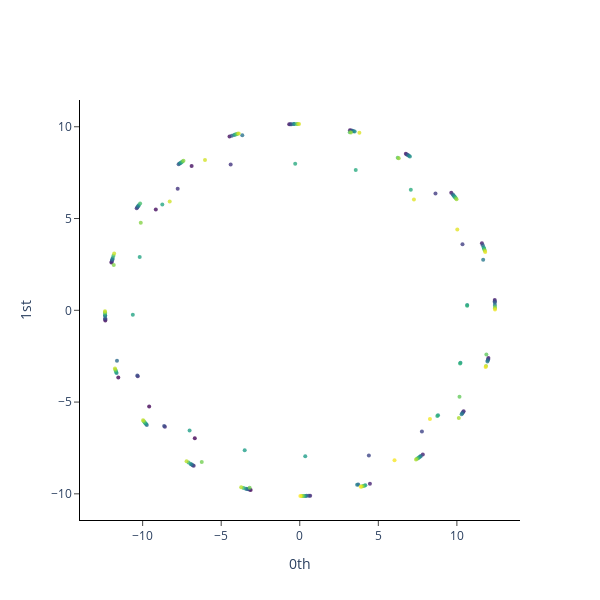

Notebook cell for this chart:
### Code cell
plot_point_cloud(plot_cloud)

### Figure 1 — Plotly figure (JSON) as saved in the notebook; plotly's stock layout.template omitted (floating-point values rounded to 4 significant figures; data arrays with more than 128 entries replaced by an {"elided": "..."} marker saying what was removed)
{"data": [{"marker": {"color": {"elided": "180 int values"}, "colorscale": [[0, "#440154"], [0.1111, "#482878"], [0.2222, "#3e4989"], [0.3333, "#31688e"], [0.4444, "#26828e"], [0.5556, "#1f9e89"], [0.6667, "#35b779"], [0.7778, "#6ece58"], [0.8889, "#b5de2b"], [1, "#fde725"]], "opacity": 0.8, "size": 4}, "mode": "markers", "type": "scatter", "x": {"elided": "180 float values"}, "y": {"elided": "180 float values"}}], "layout": {"height": 600, "plot_bgcolor": "white", "width": 600, "xaxis": {"anchor": "x", "exponentformat": "e", "linecolor": "black", "linewidth": 1, "mirror": false, "showexponent": "all", "showline": true, "side": "bottom", "ticks": "outside", "title": {"text": "0th"}, "type": "linear", "zeroline": true}, "yaxis": {"anchor": "y", "exponentformat": "e", "linecolor": "black", "linewidth": 1, "mirror": false, "showexponent": "all", "showline": true, "side": "left", "ticks": "outside", "title": {"text": "1st"}, "type": "linear", "zeroline": true}}}
